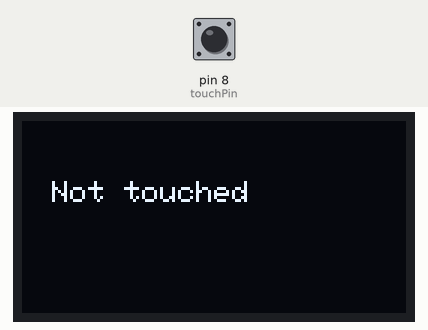
A sketch run on a simulated Arduino Uno, built with avr-gcc and run on an emulated ATmega328P. Parts: 128×64 one-colour display. Inputs (shaded band) come from the test bench; at power-on: pin 8 (touchPin) LOW.

Above: at 1.2 s.
1.3 s: pin 8 (touchPin) pulled HIGH for 0.15 s
At 1.45 s:
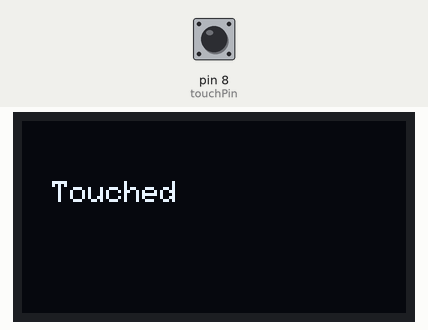
3.0 s: pin 8 (touchPin) pulled HIGH for 3.2 s
Timing chart, 0 to 6.0 s (numbered marks = the images above; inputs shaded):
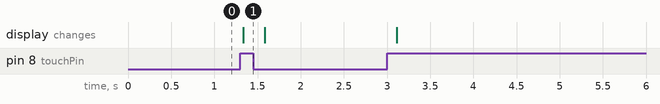

The sketch:

05_OLED_Touch.ino
```cpp
#include <Wire.h>
#include <Adafruit_GFX.h>
#include <Adafruit_SSD1306.h>

#define SCREEN_WIDTH 128
#define SCREEN_HEIGHT 64
#define OLED_RESET -1
#define touchPin 8

Adafruit_SSD1306 display(SCREEN_WIDTH, SCREEN_HEIGHT, &Wire, OLED_RESET);

void setup() {
  Serial.begin(9600);
  pinMode(touchPin, INPUT);
  display.begin(SSD1306_SWITCHCAPVCC, 0x3C);
}

void loop() {
  display.clearDisplay();
  display.setTextSize(1);  // Fits "Not touched" on one line
  display.setTextColor(SSD1306_WHITE);
  display.setCursor(10, 20);

  if (digitalRead(touchPin) == HIGH) {
    display.println("Touched");
  } else {
    display.println("Not touched");
  }

  display.display();
  delay(100);
}
```

Measured:
- after the input at 1.3 s, the display: changes at once (image 1)
